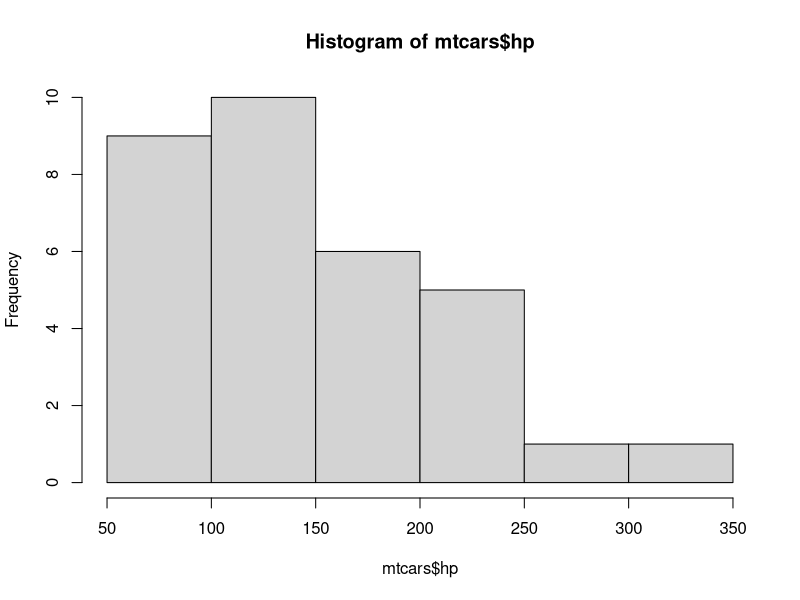
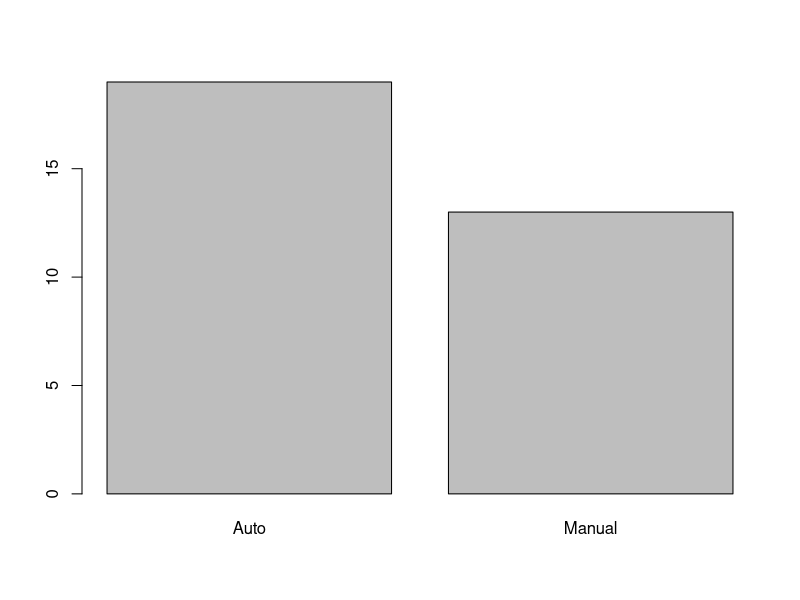
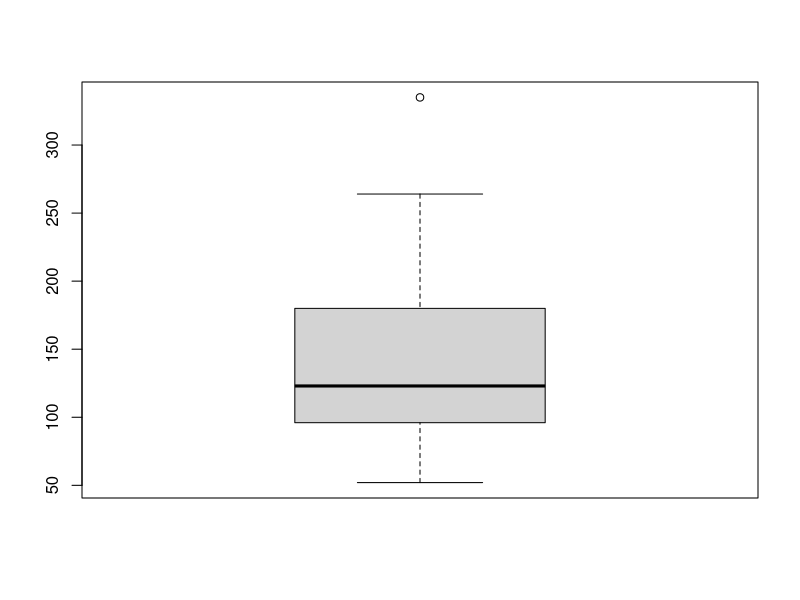
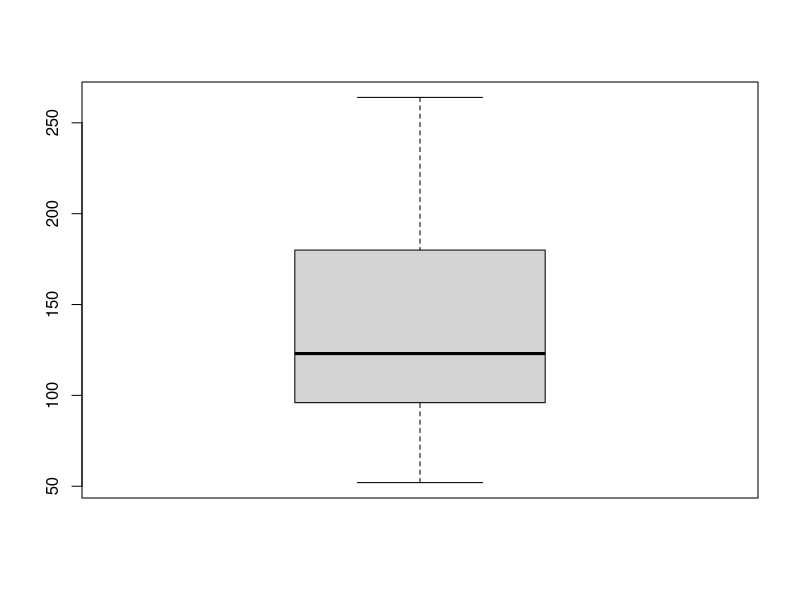

The R source for these figures, in order: (Note: this script raises an error after producing the figures.)
## get working directory
getwd()

## library tidyverse
install.packages("tidyverse")
library(tidyverse)

################################################################################

## basic plots (base R)

head(mtcars)
str(mtcars)

################################################################################

## Analyzing horse power
## Histogram - One Quantitative Variable
mean(mtcars$hp)
median(mtcars$hp)
sd(mtcars$hp)
hist(mtcars$hp)

################################################################################

str(mtcars)
mtcars$am <- factor(mtcars$am,
                    levels = c(0,1),
                    labels = c("Auto", "Manual"))
str(mtcars)

## Bar Plot - One Qualitative Variable
barplot(table(mtcars$am))

################################################################################

boxplot(mtcars$hp)

## Whisker Calculation
(Q3_hp <- quantile(mtcars$hp, probs = .75))
(Q1_hp <- quantile(mtcars$hp, probs = .25))
(IQR_hp = Q3_hp - Q1_hp)
Q1_hp - 1.5 * IQR_hp
Q3_hp + 1.5 * IQR_hp

## Numerical form box plot
fivenum(mtcars$hp) # ใช้ทดแทนคำสั่งแบบด้านล่าง

min(mtcars$hp)
quantile(mtcars$hp, probs = c(.25, .5, .75))
max(mtcars$hp)


boxplot.stats(mtcars$hp, coef = 1.5)

mtcars_no_out <- mtcars %>%
  filter(hp < 335)
boxplot(mtcars_no_out$hp)

##################################

mtcars$am <- factor(mtcars$am,
                    levels = c(0,1),
                    labels = c("Auto", "Manual"))
boxplot(mpg ~ am, data = mtcars,
        col = c("gold", "salmon"))

################################################################################
                    
## Scatter Plot — 2 Quantitative Variable
plot(mtcars$hp, mtcars$mpg, pch = 17, col="blue")
cor(mtcars$hp, mtcars$mpg)
lm(mpg ~ hp, data = mtcars)


plot(mtcars$hp, mtcars$mpg, pch = 17, 
     col="blue",
     main = "Relationship between Hp and MPG",
     xlab = "Hourse Power",
     ylab = "Miles Per Gallon")




















